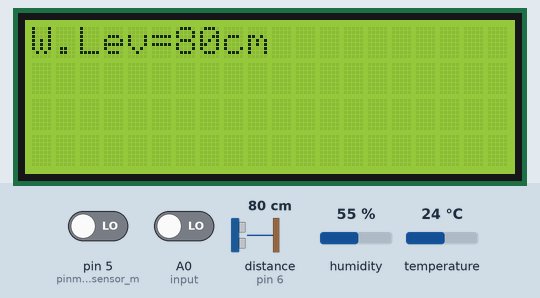
A sketch run on a simulated Arduino Uno, built with avr-gcc and run on an emulated ATmega328P. Parts: 20×4 character LCD. Wiring (inferred from the names in the program): ultrasonic range finder: trigger pin 7; echo pin 6. Inputs (shaded band) come from the test bench; at power-on: pin 5 (pinmode_for_rain_sensor_m) LOW, distance to the obstacle (sensor on pin 6) 80 cm, humidity 55 %, temperature 24 °C, A0 (input) LOW. The echo pulse lasts 58.3 µs per cm; what the sketch prints to the serial monitor is not drawn.

Above: at 1.2 s.
1.3 s: pin 5 (pinmode_for_rain_sensor_m) driven HIGH
At 9.2 s:
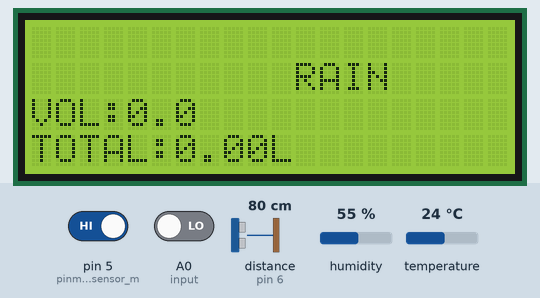
13.7 s: pin 5 (pinmode_for_rain_sensor_m) driven LOW
At 18.9 s:
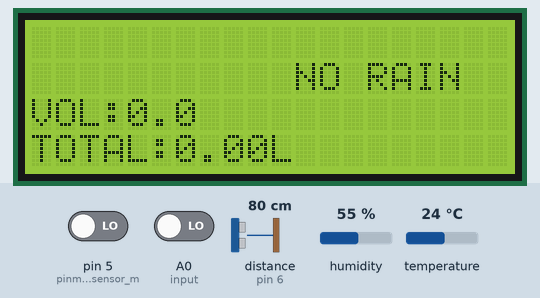
27.7 s: distance to the obstacle (sensor on pin 6) set to 2 cm
At 31.7 s:
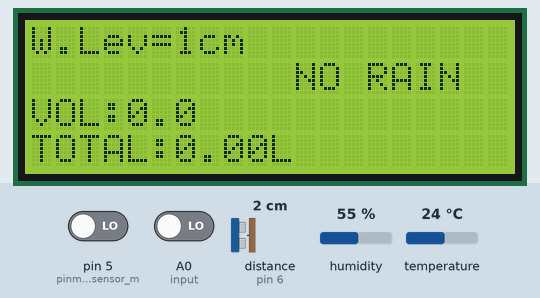
33.8 s: humidity set to 22 %
At 43.1 s:
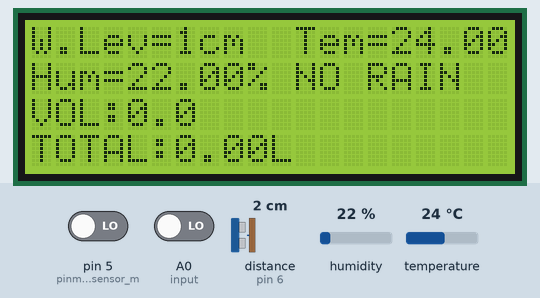
47.8 s: temperature set to 12 °C
At 53.8 s:
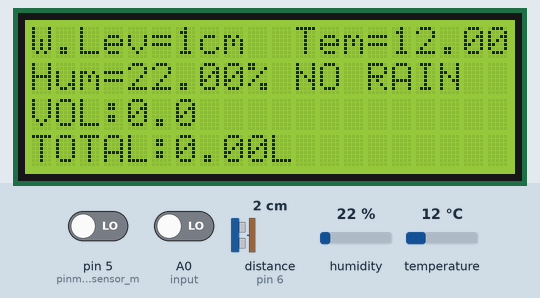
58.0 s: distance to the obstacle (sensor on pin 6) set to 4 cm
At 61.3 s:
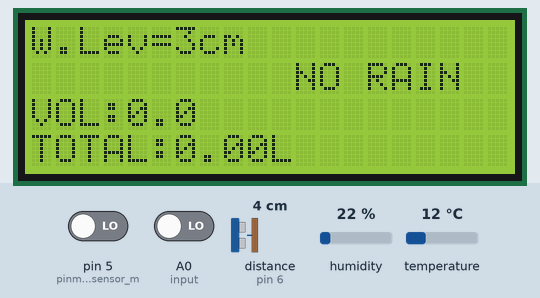
Timing chart, 0 to 62.8 s (numbered marks = the images above; inputs shaded):
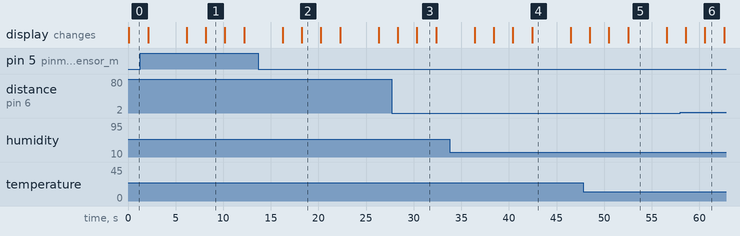

The sketch:

HelloWorld.ino
```cpp
/*
IoT Early Flood Detection and Avoidance.
This is Arduino Sender Code To NodeMCU ESP8266.
This is also Arduino Uno code for accepting all the sensors data.
Created by : Sourav Paul & Aditya Shee
---------------------------------------------------------------------------------------------------------
*/

/*Attached Library Files
---------------------------------------------------------------------------------------------------------*/
#include <Wire.h>
#include <LiquidCrystal_I2C.h>
#include "DHT.h"
#include <SoftwareSerial.h>
#include <ArduinoJson.h>

//Define Arduino Pins and Creating Objects

LiquidCrystal_I2C lcd(0x27,20,4);    // set the LCD address to 0x27 for a 20 chars and 4 line display

int trig=7;
int echo=6;
int safedistance;
int TimeMicro;
int Distance;

#define DHT11_PIN 2
#define DHTTYPE DHT11
#define buzzer 11
DHT dht(DHT11_PIN, DHTTYPE);

float t;
float h;
int X;
int Y;
float TIME = 0;
float FREQUENCY = 0;
float WATER = 0;
float TOTAL = 0;
float LS = 0;
const int input = A0;

/*Void Setup Function
-----------------------------------------------------------------------------------------------------------*/
void setup()
{

  Serial.begin(9600);
  lcd.init();                    // initialize the lcd

  lcd.backlight();               // turn on LCD backlight

  pinMode(7,OUTPUT);             // trigger pin for ultrasonic sensor
  pinMode(6,INPUT);              // echo pin for ultrasonic sensor

  dht.begin();                   // function begin for DHT11 sensor

  pinMode(input,INPUT);          // pinmode for water flow sensor

  pinMode(5, INPUT);             // pinmode for rain sensor module


}

/* void loop function
-----------------------------------------------------------------------------------------------------------*/
void loop()
{

  /*function body for ultrasonic sensor*/

  digitalWrite(trig,LOW);
  delayMicroseconds(2);
  digitalWrite(trig, HIGH);
  delayMicroseconds(10);
  digitalWrite(trig,LOW);
  TimeMicro=pulseIn(echo,HIGH);
  Distance=TimeMicro/29/2;
  safedistance=Distance;

  /*logic for buzzer*/

  if(safedistance<=20){
    digitalWrite(buzzer,HIGH);
  }
  else{
    digitalWrite(buzzer,LOW);
  }

  /*logic to print data to LCD display*/

  lcd.setCursor(0, 0);
  lcd.print("W.Lev=");
  lcd.print(Distance);
  lcd.print("cm");
  delay(2000);

  /*logic for DHT11 sensor*/

  h = dht.readHumidity();
  t = dht.readTemperature();
  lcd.setCursor(11, 0);
  lcd.print("Tem=");
  lcd.print(t);
  lcd.setCursor(0, 1);
  lcd.print("Hum=");
  lcd.print(h);
  lcd.print("%");
  delay(2000);

  /*logic for water flow sensor*/

  X = pulseIn(input, HIGH);
  Y = pulseIn(input, LOW);
  TIME = X + Y;
  FREQUENCY = 1000000/TIME;
  WATER = FREQUENCY/7.5;
  LS = WATER/60;
  if(FREQUENCY >= 0)
    {
      if(isinf(FREQUENCY))
        {
          lcd.clear();
          lcd.setCursor(0,2);
          lcd.print("VOL:0.0");
          lcd.setCursor(0,3);
          lcd.print("TOTAL:");
          lcd.print(TOTAL);
          lcd.print("L");
        }
      else
        {
          TOTAL = TOTAL + LS;
          lcd.clear();
          lcd.setCursor(0,2);
          lcd.print("VOL:");
          lcd.print(WATER);
          lcd.print("L/M");
          lcd.setCursor(0,3);
          lcd.print("TOTAL:");
          lcd.print(TOTAL);
          lcd.print("L");
        }
    }
delay(2000);

  /*logic for rain sensor module*/

int rain = digitalRead(5);

if(rain==1)
{
  lcd.setCursor(11, 1);
  lcd.print("RAIN");
   delay(1000);
}
else if(rain==0)
{
  lcd.setCursor(11, 1);
  lcd.print("NO RAIN");
   delay(1000);
}

/*logic for serial monitor printing in Arduino IDE*/

Serial.print(Distance);
Serial.print(",");
Serial.print(t);
Serial.print(",");
Serial.print(h);
Serial.print(",");
Serial.print(WATER);
Serial.print(",");
Serial.print(TOTAL);
Serial.print(",");
Serial.print(rain);
Serial.println();
delay(1000);

}
```

Measured:
- after the input at 1.3 s, the display: first differs from a run without the input after 6.8 s (image 1)
- after the input at 13.7 s, the display: first differs from a run without the input after 4.5 s (image 2)
- what the display in image 1 shows lasts 2.1 s, from 8.1 s to 10.2 s
- what the display in image 4 shows lasts 4.0 s, from 42.5 s to 46.5 s
